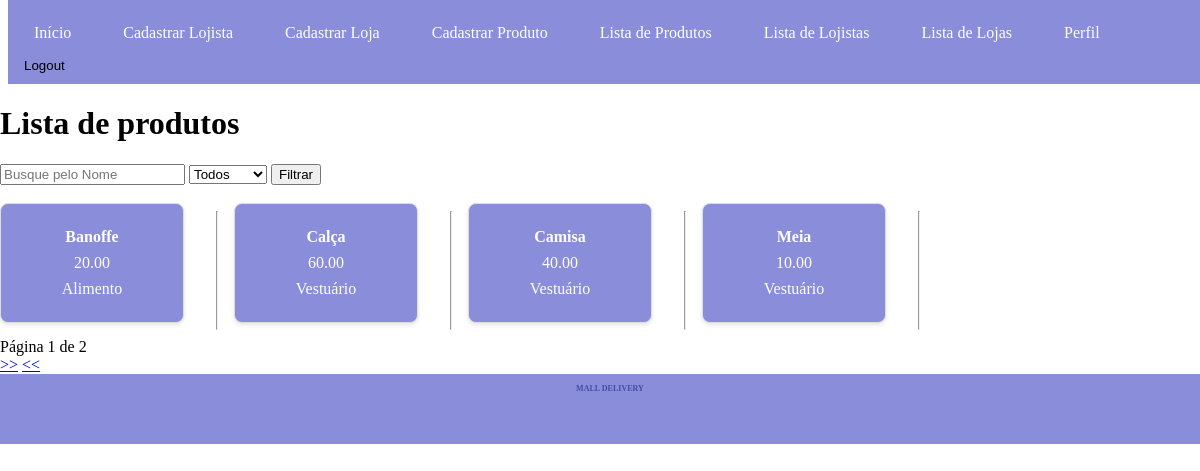
Screenshot of / (signed in) with the database file from the repository.
### app_mall/models.py (models this page shows, shortened)
class Produto(models.Model):
    nome = models.CharField(max_length=255)
    descricao = models.TextField(blank=True, null=True)
    preco = models.DecimalField(max_digits=10, decimal_places=2)
    estoque = models.PositiveIntegerField()
    categoria = models.CharField(max_length=100)
    loja = models.ForeignKey(Loja, related_name='loja', on_delete=models.CASCADE)

### app_mall/views.py (the view)
# urls.py: path('', feed_produtos, name='feed_produtos'),
def feed_produtos(request):
    produto = Produto.objects.all()
    categoria = Produto.objects.values_list('categoria', flat=True).distinct()
    query = request.GET.get('search')
    sort_by = request.GET.get('sort_by', 'nome')  # Default sort field is 'nome'
    filter_by = request.GET.get('categoria', None)  # Default filter field is None
    if query:
        produto_list = Produto.objects.filter(Q(nome__icontains=query))
    else:
        produto_list = Produto.objects.all()
    if filter_by:
        produto_list = produto_list.filter(categoria=filter_by)
    produto_list = produto_list.order_by(sort_by)
    paginator = Paginator(produto_list, 4)  # Show 10 empregados per page.
    page_number = request.GET.get('page')
    produto = paginator.get_page(page_number)
    return render(request, 'app_mall/index.html', {'produtos': produto, 'categorias': categoria})

### app_mall/templates/app_mall/index.html (shortened to what this page needs)
{% extends "base.html" %}
{% block content %}
<h1>Lista de produtos</h1>
<form method="GET" action="">
    <input type="text" name="search" placeholder="Busque pelo Nome">
    <select name="categoria">
        <option value="">Todos</option>
    </select>
    <input type="submit" value="Filtrar">
</form>
<br>
<div class="container">
  <table>
    <tbody>
        <div class="cards-container">
            {% for produto in produtos %}
            <div class="card">
                <a href="{% url 'produto_detalhe' produto.pk %}">
                <p><b>{{ produto.nome }}</b></p>
                <p>{{ produto.preco }}</p>
                <p>{{ produto.categoria }}</p>
            </div>
        <hr>
    {% endfor %}
    </tbody>
  </table>
</div>
<span>Página {{ produtos.number }} de {{ produtos.paginator.num_pages }}</span>
{% if produtos.has_next %}
<br>
<a href="?page={{ produtos.next_page_number }}">>></a>
<a href="?page={{ produtos.paginator.num_pages }}"><<</a>
{% endif %} {% endblock %}

### app_mall/templates/base.html (style rules this page uses)
body { width: 100%; display: ruby; }

### app_mall/templates/app_mall/index.html (style rules this page uses)
.container { display: flex; flex-wrap: wrap; justify-content: center; }
.cards-container { display: flex; flex-wrap: wrap; gap: 16px; justify-content: center; }
.card { background-color: #898dda; border: 1px solid #ddd; border-radius: 8px; box-shadow: 0 2px 4px rgba(0, 0, 0, 0.1); padding: 16px; width: 150px; text-align: center; transition: transform 0.2s ease-in-out; margin-bottom: 15px; }
.card p { margin: 8px 0; color: #fff; }
.card a { text-decoration: none; color: inherit; }

### rows the page displays
Produto: nome "Banoffe", preco "20.00", categoria "Alimento"
Produto: nome "Calça", preco "60.00", categoria "Vestuário"
Produto: nome "Camisa", preco "40.00", categoria "Vestuário"
Produto: nome "Meia", preco "10.00", categoria "Vestuário"

### other values shown
{{ produtos.number }} "1"
{{ produtos.paginator.num_pages }} "2"
